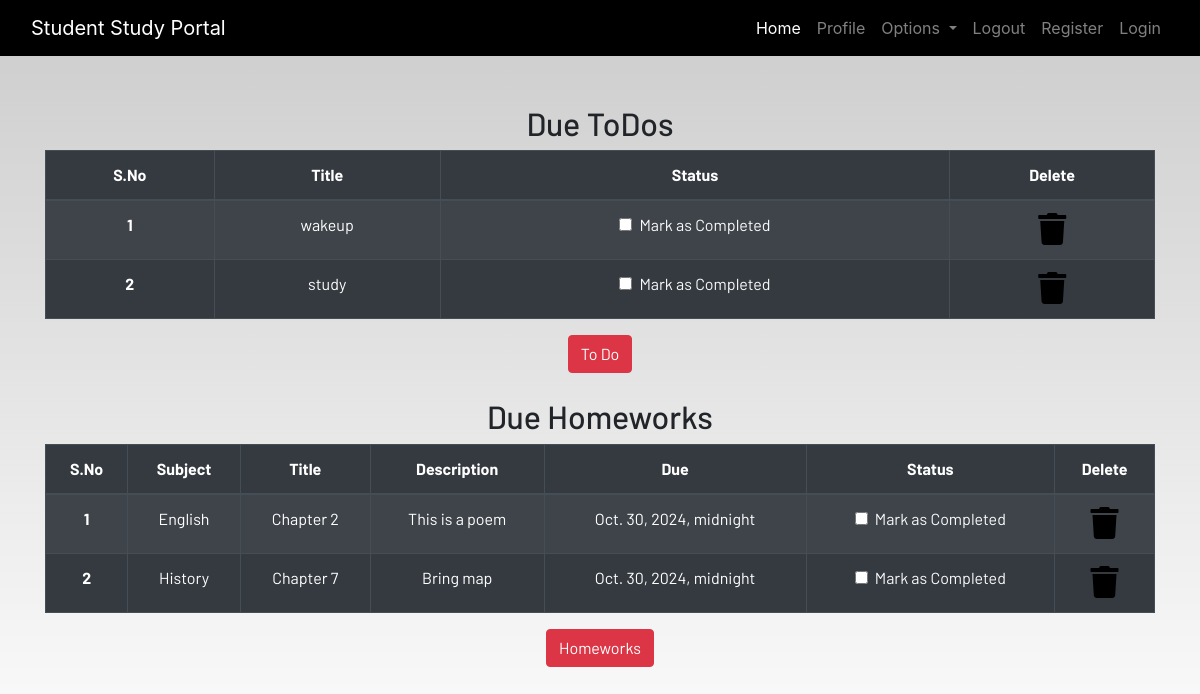
Screenshot of /profile/ (signed in) with the database file from the repository.
### dashboard/models.py (models this page shows, shortened)
class Todo(models.Model):
    user = models.ForeignKey(User, on_delete=models.CASCADE)
    title = models.CharField(max_length=100)
    is_finished = models.BooleanField(default=False)

class Homework(models.Model):
    user = models.ForeignKey(User, on_delete=models.CASCADE)
    subject = models.CharField(max_length=50, default='Default Subject')
    title = models.CharField(max_length=50)
    description = models.TextField()
    due = models.DateTimeField()
    is_finished = models.BooleanField(default=False)
    class Meta:
        verbose_name = 'homeworks'
        verbose_name_plural = 'homeworks'

### dashboard/views.py (the view)
# urls.py: path('profile/', views.profile, name='profile'),
def profile(request):
    homework = Homework.objects.filter(is_finished = False, user = request.user)
    todo = Todo.objects.filter(is_finished = False, user=request.user)
    if len(homework) == 0:
        homework_done = True
    else:
        homework_done = False
    if len(todo) == 0:
        todos_done = True
    else:
        todos_done = False
    context = {
        'homeworks':homework,
        'todos':todo,
        'homework_done':homework_done,
        'todos_done':todos_done
    }
    return render(request, 'dashboard/profile.html', context)

### dashboard/templates/dashboard/profile.html
{% extends 'dashboard/base.html' %} {% load static %}
{% load crispy_forms_tags%}
{% block content %}
<section class="text-center">
    <div class="container">
        {% if not todos_done %}
        <h2>Due ToDos</h2>
        <table class="table table-striped table-bordered table-hover table-dark">
            <thead>
                <tr>
                    <th scope="col">S.No</th>
                    <th scope="col">Title</th>
                    <th scope="col">Status</th>
                    <th scope="col">Delete</th>
                </tr>
            </thead>
            <tbody>
                {% for todo in todos %}
                <tr>
                    <th scope="row">{{forloop.counter}}</th>
                    <td>{{todo.title}}</td>
                    <td>
                        <a href="{% url 'update_todo' todo.id %}">
                            <div class="form-check">
                                {% if todo.is_finished %}
                                <input class="form-check-input" type="checkbox" value="" checked>
                                {% else %}
                                <input class="form-check-input" type="checkbox" value="">
                                {% endif  %}
                                <label class="form-check-label text-light" for="flexCheckDefault">
                                    Mark as Completed
                                </label>
                            </div>
                        </a>
                    </td>
                    <td><a href="{% url 'delete_todo' todo.id %}"><i class="fa fa-trash fa-2x"></i></a></td>
                </tr>
                {% endfor %}
            </tbody>
        </table>
        {% else %}
        <h3>All To dos are completed!!!!</h3>
        {% endif %}
        <a href="{% url 'todo' %}" class="btn btn-danger">To Do</a>
        <br><br>
        {% if not homework_done %}
        <h2>Due Homeworks</h2>
        <table class="table table-striped table-bordered table-hover table-dark">
            <thead>
                <tr>
                    <th scope="col">S.No</th>
                    <th scope="col">Subject</th>
                    <th scope="col">Title</th>
                    <th scope="col">Description</th>
                    <th scope="col">Due</th>
                    <th scope="col">Status</th>
                    <th scope="col">Delete</th>
                </tr>
            </thead>
            <tbody>
                {% for homework in homeworks %}
                <tr>
                    <th scope="row">{{forloop.counter}}</th>
                    <td>{{homework.subject}}</td>
                    <td>{{homework.title}}</td>
                    <td>{{homework.description}}</td>
                    <td>{{homework.due}}</td>
                    <td>
                        <a href="{% url 'update_homework' homework.id %}">
                            <div class="form-check">
                                {% if homework.is_finished == True %}
                                <input class="form-check-input" type="checkbox" value="" checked>
                                {% else %}
                                <input class="form-check-input" type="checkbox" value="">
                                {% endif %}
                                <label class="form-check-label text-light" for="flexCheckDefault">
                                    Mark as Completed
                                </label>
                            </div>
                        </a>
                    </td>
                    <td><a href="{% url 'delete_homework' homework.id %}"><i class="fa fa-trash fa-2x"></i></a></td>
                </tr>
                {% endfor %}
            </tbody>
        </table>
        {% else %}
        <h3>All To homeworks are completed!!!!</h3>
        {% endif %}
        <a href="/homework/" class="btn btn-danger">Homeworks</a>
    </div>
</section>
{% endblock content %}

### static/css/main.css (style rules this page uses)
html { scroll-behavior: smooth; height: 100%; width: 100%; }
a { text-decoration: none !important; color: black; }
html, body { max-width: 100%; overflow-x: hidden; height: 100%; width: 100%; }
body { background: linear-gradient(rgba(0, 0, 0, 0.2), rgba(255, 255, 255, 0.5)); overflow-x: hidden; background-repeat: no-repeat; }
.fa { color: black; }

### rows the page displays
Todo: title "wakeup"
Todo: title "study"
Homework: subject "English", title "Chapter 2", description "This is a poem", due "Oct. 30, 2024, midnight"
Homework: subject "History", title "Chapter 7", description "Bring map", due "Oct. 30, 2024, midnight"
